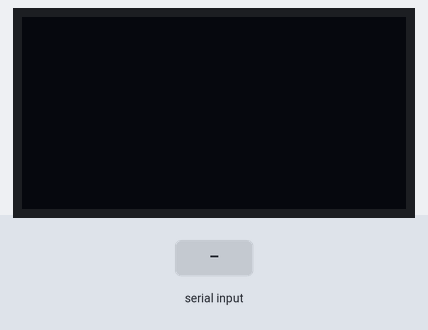
A program run on a simulated MicroPython board. On the bench: 128×64 one-colour display. The test bench sets the inputs (shaded band). What the program prints to the serial console is not drawn.

Above: at 1.2 s.
1.3 s: "1" typed at the serial console, then Enter
At 2.3 s:
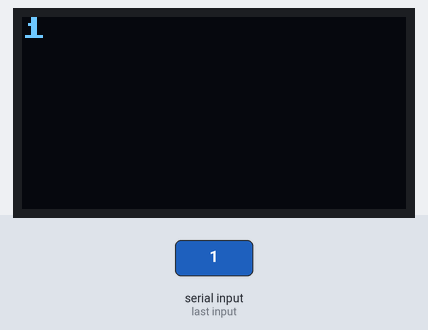
2.8 s: "0" typed at the serial console, then Enter
At 3.4 s:
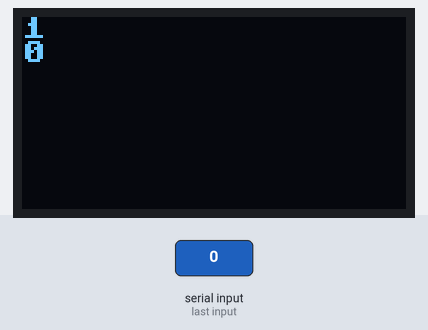
4.3 s: "2" typed at the serial console, then Enter
At 5.8 s:
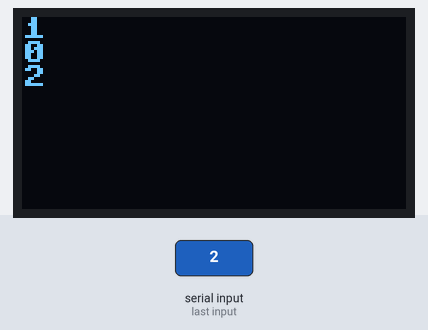
Timing chart, 0 to 7.3 s (numbered marks = the images above; inputs shaded):
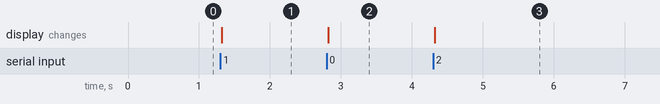

Measured:
- after the input at 1.3 s, the display: changes at once (image 1)
- after the input at 2.8 s, the display: changes at once (image 2)
- after the input at 4.3 s, the display: changes at once (image 3)

The program:

week1_2.py
```python
import time
from machine import Pin, I2C
from ssd1306 import SSD1306_I2C

i2c = I2C(1, scl=Pin(15), sda=Pin(14), freq=400000)
oled_width = 128
oled_height = 64
oled = SSD1306_I2C(oled_width, oled_height, i2c)

max_lines = oled_height // 8
line_list = []

def scroll_display(): #call dx and dy. we remain dx and scroll up dy by -8 pixel
    oled.scroll(0, -8)

def draw_text(lines):
    oled.fill(0)
    for i, line in enumerate(lines):
        oled.text(line, 0, i * 8)
    oled.show()

while True:
    user_input = input("Enter text (press Enter to submit):\n")
    line_list.append(user_input)
    if len(line_list) > max_lines:
        line_list.pop(0)
    draw_text(line_list)
```
